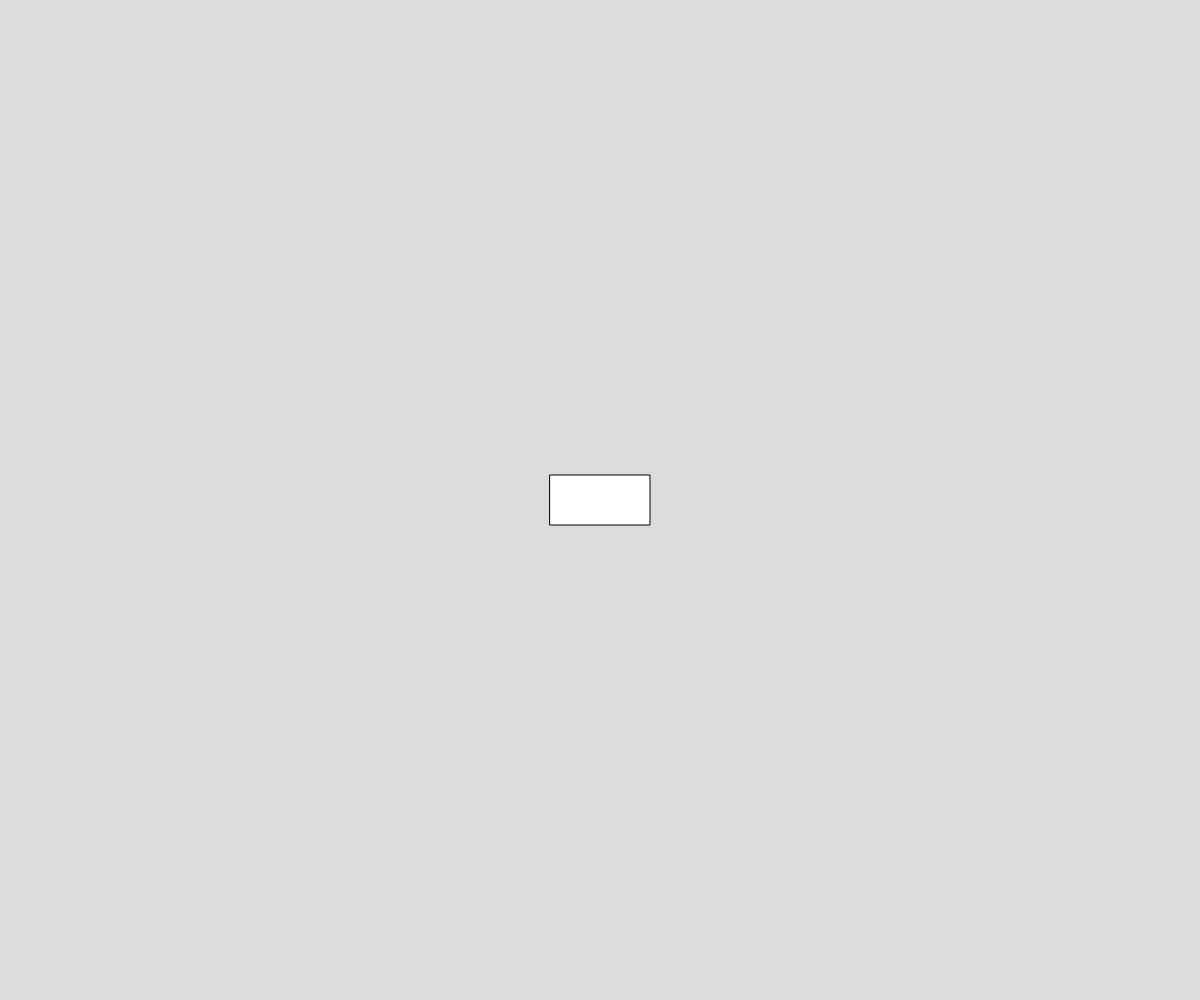
Frame 1 (no input)
Frame 60 (no input): identical to frame 1, image omitted
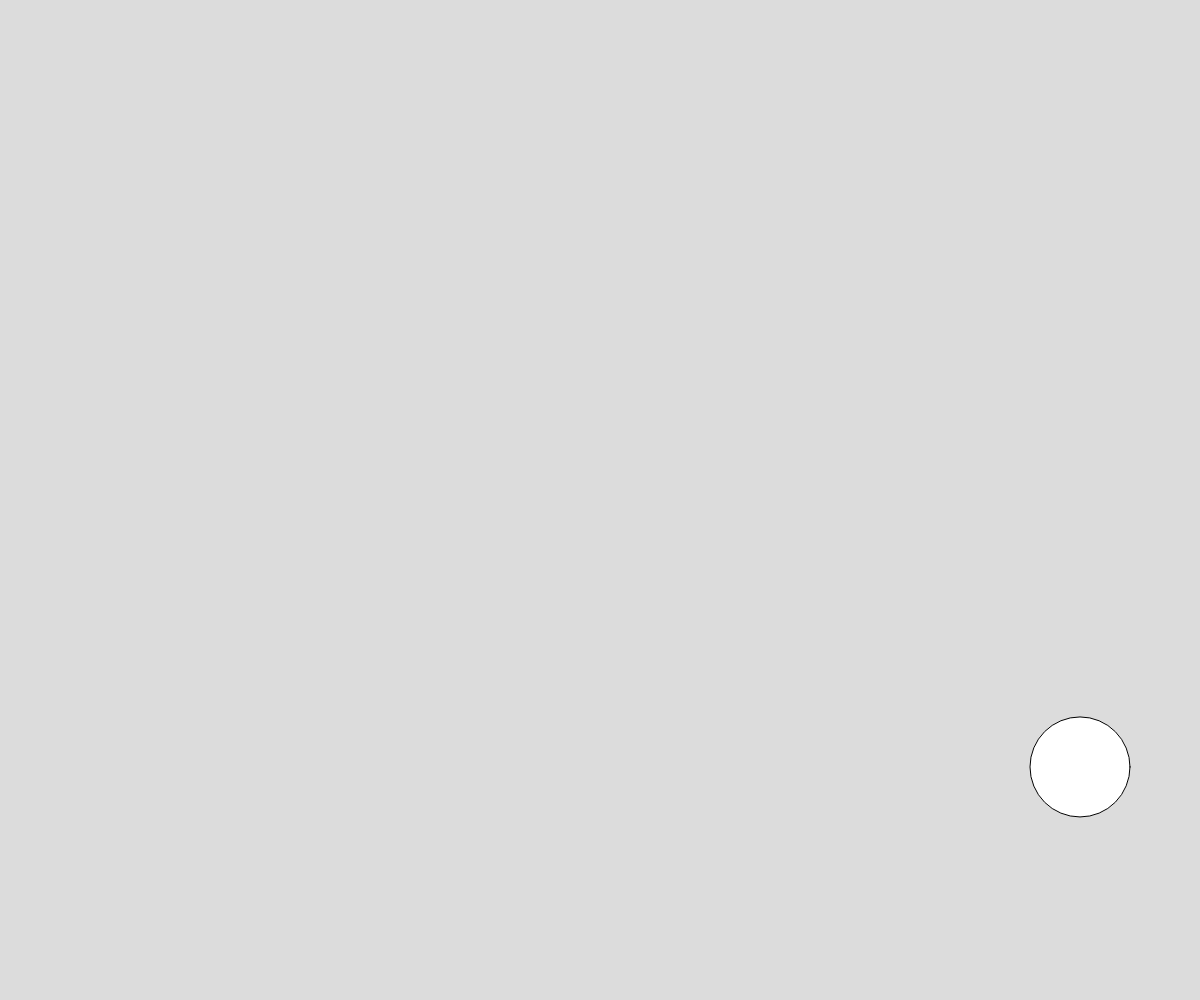
Frame 120 (the mouse pressed at the canvas centre since frame 60)

The p5.js sketch that drew these frames (run headless with seeded random() and noise() and a simulated clock; from frame 60 on, the mouse is pressed at the canvas centre):

// p5.js sketch
// ── sketch.js
// Button Demo 
// Sebastian Favel-Delorme 
// Date March 7, 2019

let state;
let buttonX, buttonY, buttonWidth, buttonHeight;
let ballX, ballY, ballRadius, dx, dy;

function setup() {
  createCanvas(windowWidth, windowHeight);
  state = "menu";
  buttonX = width/2;
  buttonY = height/2;
  buttonWidth = 100;
  buttonHeight = 50;
  ballX = width/2;
  ballY = height/2;
  ballRadius = 50;
  dx = random(3, 10)
  dy = random(3, 10)
}

function draw() {
  background(220);
  if (state === "menu") {
    displayMenu();
  }
  if (state === "ballBounce") {
    bounceTheBall();
  }
}

function bounceTheBall() {

  ballX += dx;
  ballY += dy;

  if (ballX <= 0 + ballRadius || ballX >= width - ballRadius){
    dx *= -1;
  }
  if (ballY <= 0 + ballRadius || ballY >= width - ballRadius){
    dy *= -1;
  }

  fill(255);
  ellipse(ballX, ballY, ballRadius*2, ballRadius*2)
}

function displayMenu() {
  rectMode(CENTER); // makes the rectangle point the center
  rect(buttonX, buttonY, buttonWidth, buttonHeight);
}

function mousePressed() {
  if (state === "menu"){
    if (clickedOnButton(mouseX, mouseY)) {
      state = "ballBounce";
    }
  }
}

function clickedOnButton(x,y){
  return x >= buttonX - buttonWidth/2 &&
         x <= buttonX + buttonWidth/2 &&
         y >= buttonY - buttonHeight/2 &&
         y <= buttonY + buttonHeight/2;
          
}
